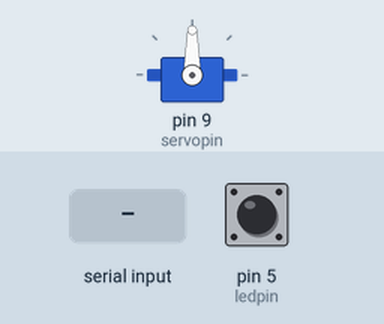
This sketch was run on a simulated Arduino Uno, built with avr-gcc and run on an emulated ATmega328P. Parts: servo. Inputs (shaded band) come from the test bench; at power-on: pin 5 (ledpin) HIGH.

Above: at 1.2 s.
1.3 s: "1" received over the second serial link
At 2.1 s:
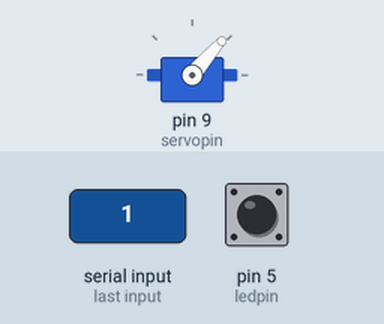
2.8 s: "0" received over the second serial link
At 4.1 s:
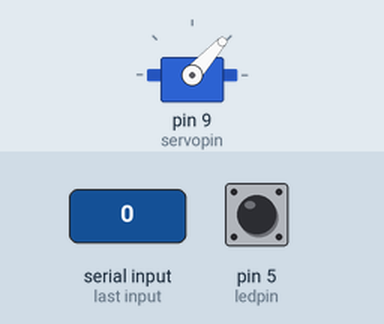
Timing chart, 0 to 5.8 s (numbered marks = the images above; inputs shaded):
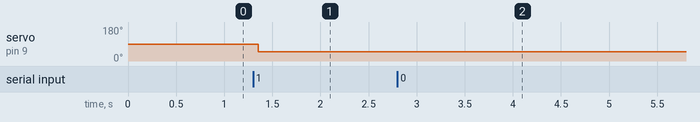

Measured:
- after the input at 1.3 s, servo on pin 9 (servopin): 90° → 49° after 0.05 s
- after the input at 2.8 s, servo on pin 9 (servopin): 49° → 48° at once

The sketch:

UART1.ino
```cpp
#include <Servo.h>
#include <SoftwareSerial.h>

Servo myservo;
SoftwareSerial my_serial(2, 3); // RX, TX

const int servopin = 9 ;
const int ledpin = 5 ;
int VAL = 0 ;
int position =0 ;
void setup()
{
  my_serial.begin(9600); // SoftwareSerial
  // put your setup code here, to run once:
  myservo.attach(servopin);
  pinMode ( ledpin ,  INPUT_PULLUP ) ;
}

void loop()
{
  // put your main code here, to run repeatedly:
  if(my_serial.available() > 0 )
  {
     position = my_serial.read() ;
      myservo.write(position);
  }
  VAL = digitalRead(ledpin) ;
  delay(3);
  if ( VAL == LOW  )
    {
      my_serial.write(1) ;
    }
    else
    {
      my_serial.write((byte) 0x00);
    }
    delay(100) ;
}
```
